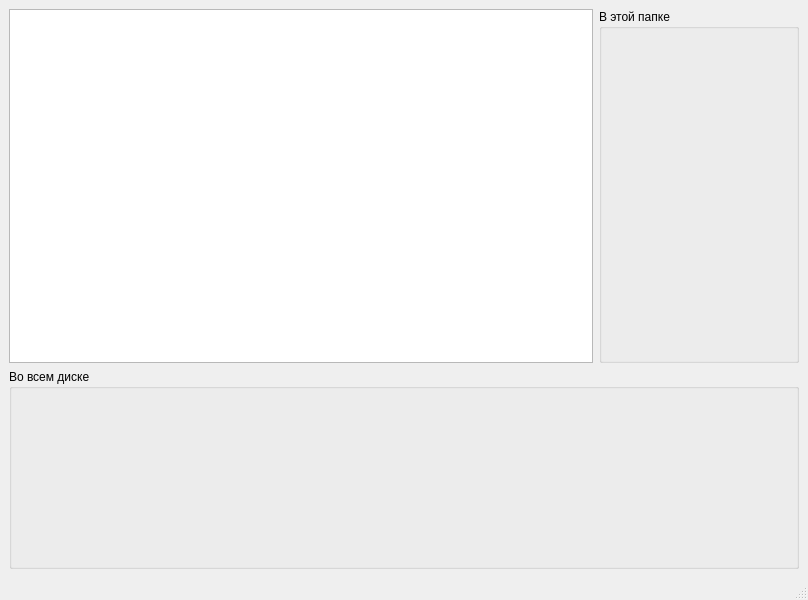
<?xml version="1.0" encoding="UTF-8"?>
<ui version="4.0">
 <class>DiskView</class>
 <widget class="QMainWindow" name="DiskView">
  <property name="geometry">
   <rect>
    <x>0</x>
    <y>0</y>
    <width>808</width>
    <height>600</height>
   </rect>
  </property>
  <property name="windowTitle">
   <string>MainWindow</string>
  </property>
  <widget class="QWidget" name="centralwidget">
   <layout class="QGridLayout" name="gridLayout">
    <item row="0" column="0">
     <layout class="QVBoxLayout" name="verticalLayout">
      <item>
       <layout class="QHBoxLayout" name="horizontalLayout">
        <item>
         <widget class="QTableWidget" name="tableWidget"/>
        </item>
        <item>
         <widget class="QGroupBox" name="groupBox_inFolder">
          <property name="minimumSize">
           <size>
            <width>200</width>
            <height>0</height>
           </size>
          </property>
          <property name="title">
           <string>В этой папке</string>
          </property>
         </widget>
        </item>
       </layout>
      </item>
      <item>
       <widget class="QGroupBox" name="groupBox_overall">
        <property name="minimumSize">
         <size>
          <width>0</width>
          <height>200</height>
         </size>
        </property>
        <property name="title">
         <string>Во всем диске</string>
        </property>
       </widget>
      </item>
     </layout>
    </item>
   </layout>
  </widget>
  <widget class="QStatusBar" name="statusbar"/>
 </widget>
 <resources/>
 <connections/>
</ui>
